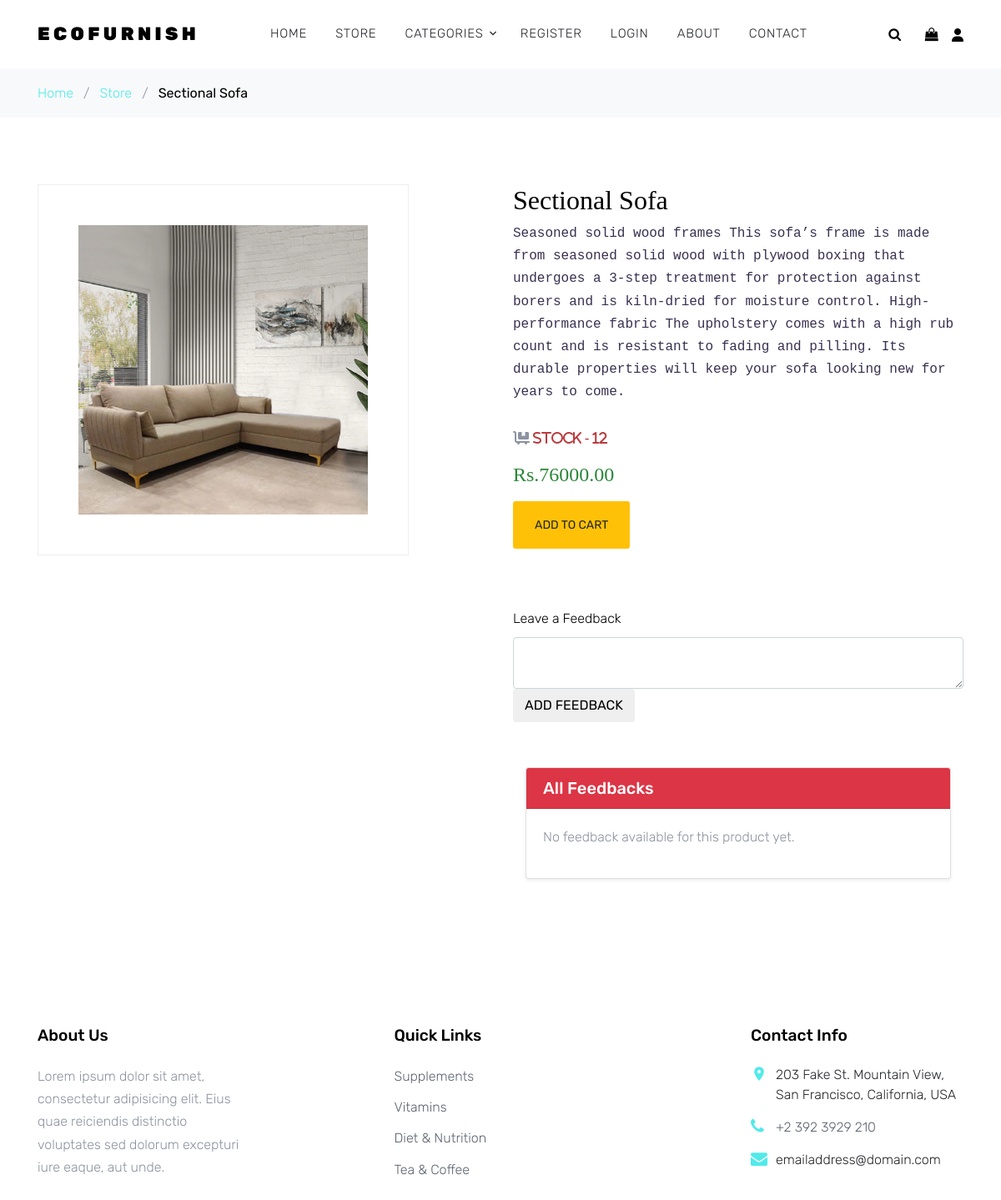
Screenshot of /single_details/3/ with the database file from the repository.
### Store/models.py (models this page shows, shortened)
class Furniture(models.Model):
    product = models.CharField(max_length=50, unique=True)
    description = models.TextField(max_length=1000, blank=True)
    category = models.ForeignKey(Categories, on_delete=models.PROTECT)
    price = models.DecimalField(max_digits=20, decimal_places=2)
    image = models.ImageField(upload_to='Furniture')
    stock = models.IntegerField()

### Store/views.py (the view)
# urls.py: path('single_details/<int:pro_id>/', Single_Details, name='single_details'),
def Single_Details(request, pro_id):
    ecofurnishsingle = Furniture.objects.get(id=pro_id)
    feedback_list = Feedback.objects.filter(product_id=pro_id).order_by('-created_at')
    return render(request, 'Store/Shop_Details.html', {'pro': ecofurnishsingle,
                                                       'feedback_view':feedback_list})

### Store/context_processors.py (called while the page is built)
def EcoFurnish_Category(request):
    cat = Categories.objects.all()
    return dict(cat=cat)

### Template/Store/Shop_Details.html (shortened to what this page needs)
{% extends 'Home/Base.html' %}
{% load static %}
{% block content %}
    <div class="bg-light py-3">
      <div class="container">
        <div class="row">
          <div class="col-md-12 mb-0"><a href="index.html">Home</a> <span class="mx-2 mb-0">/</span> <a
              href="{% url 'Store:shop' %}">Store</a> <span class="mx-2 mb-0">/</span> <strong class="text-black">{{pro.product}}</strong></div>
        </div>
      </div>
    </div>
    <div class="site-section">
      <div class="container">
        <div class="row">
          <div class="col-md-5 mr-auto">
            <div class="border text-center">
              <img src="{{pro.image.url}}" alt="Image" class="img-fluid p-5">
            </div>
          </div>
          <div class="col-md-6">
            <h2 class="text-black" style="font-family: serif;">{{pro.product}}</h2>
            <p style="font-family: monospace; color: #383050;">{{pro.description}}</p>
            {% if pro.stock > 0 %}
            <p><strong class="fa-solid fa-cart-flatbed mt-3"> <span style="color:#BB3A3E;">Stock - {{pro.stock}}</span></strong></p>
            {% endif %}
            <p><strong class="text h4" style="font-family: serif; color:#2A8737;">Rs.{{pro.price}}</strong></p>
            {% if pro.stock > 0 %}
            <p><a href="{% url 'Cart:add_cart' pro.id %}" class="buy-now btn btn-sm height-auto px-4 py-3 btn-warning">Add To Cart</a></p>
            {% else %}
            <p><a href="#" class="buy-now btn btn-sm height-auto px-4 py-3 btn-dark">Out of Stock</a></p>
            {% endif %}
            <br><br>
            <form method="post" action="{% url 'Store:feedback' pro.id %}">
              <label class="text-black">Leave a Feedback</label>
              <textarea name="Add_Feedback" class="form-control" required></textarea>
              <div>
                <input type="submit" value="Add Feedback" class="btn btn-teal-300">
              </div>
            </form>
            <br><br>
            <div class="col-12">
                <div class="card shadow-sm">
                    <div class="card-header bg-danger text-white">
                        <h5 class="mb-0 text-white">All Feedbacks</h5>
                    </div>
                    <div class="card-body" style="max-height: 275px; overflow-y: auto;">
                        {% if feedback_view %}
                            <ul class="list-group">
                                {% for feedback in feedback_view %}
                                    <li class="list-group-item">
                                        <p><span style="color:#343738;">{{ feedback.user.first_name }} {{ feedback.user.last_name }}</span></span><br>
                                        <strong style="color:black;">{{ feedback.feedback }}</strong></p>
                                        <small class="text-muted">Posted on {{ feedback.created_at|date:"F d, Y H:i" }}</small>
                                    </li>
                                {% endfor %}
                            </ul>
                        {% else %}
                            <p>No feedback available for this product yet.</p>
                        {% endif %}
                    </div>
                </div>
            </div>
          </div>
        </div>
      </div>
    </div>
{% endblock %}

### Static/css/style.css (style rules this page uses)
body { line-height: 1.7; color: #8c92a0; font-weight: 300; font-size: 16px; }
a { -webkit-transition: .3s all ease; -o-transition: .3s all ease; transition: .3s all ease; }
.text-black { color: #000; }
.btn { -webkit-transition: .3s all ease-in-out; -o-transition: .3s all ease-in-out; transition: .3s all ease-in-out; text-transform: uppercase; border-width: 2px; }
.form-control { height: 43px; }
.site-section { padding: 2.5em 0; }
@media (min-width: 768px) { .site-section { padding: 5em 0; } }
.height-auto { height: auto !important; }
.border { border: 1px solid #eee !important; }

### rows the page displays
Furniture: product "Sectional Sofa", image (picture), description "Seasoned solid wood frames This sofa’s frame is made from seasoned solid wood with plywood boxing that undergoes a 3-step treatment for protection against borers and is kiln-dried for moisture control. High-performance fabric The upholstery comes with a high rub count and is resistant to fading and pilling. Its durable properties will keep your sofa looking new for years to come.", stock "12", price "76000.00"
